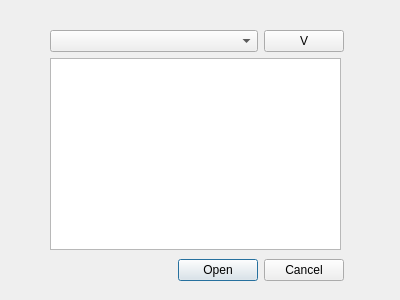
<?xml version="1.0" encoding="UTF-8"?>
<ui version="4.0">
 <class>File_Dialog</class>
 <widget class="QDialog" name="File_Dialog">
  <property name="geometry">
   <rect>
    <x>0</x>
    <y>0</y>
    <width>400</width>
    <height>300</height>
   </rect>
  </property>
  <property name="windowTitle">
   <string>Dialog</string>
  </property>
  <widget class="QWidget" name="">
   <property name="geometry">
    <rect>
     <x>50</x>
     <y>30</y>
     <width>294</width>
     <height>251</height>
    </rect>
   </property>
   <layout class="QVBoxLayout" name="verticalLayout">
    <item>
     <layout class="QHBoxLayout" name="horizontalLayout">
      <item>
       <widget class="QComboBox" name="comboBox">
        <property name="enabled">
         <bool>true</bool>
        </property>
        <property name="sizePolicy">
         <sizepolicy hsizetype="Expanding" vsizetype="Fixed">
          <horstretch>0</horstretch>
          <verstretch>0</verstretch>
         </sizepolicy>
        </property>
       </widget>
      </item>
      <item>
       <widget class="QPushButton" name="switchButton">
        <property name="sizePolicy">
         <sizepolicy hsizetype="Minimum" vsizetype="Fixed">
          <horstretch>0</horstretch>
          <verstretch>0</verstretch>
         </sizepolicy>
        </property>
        <property name="minimumSize">
         <size>
          <width>10</width>
          <height>0</height>
         </size>
        </property>
        <property name="text">
         <string>V</string>
        </property>
       </widget>
      </item>
     </layout>
    </item>
    <item>
     <widget class="QStackedWidget" name="stackedWidget">
      <property name="currentIndex">
       <number>0</number>
      </property>
      <widget class="QWidget" name="page">
       <widget class="QListView" name="listView">
        <property name="geometry">
         <rect>
          <x>0</x>
          <y>0</y>
          <width>291</width>
          <height>192</height>
         </rect>
        </property>
       </widget>
      </widget>
      <widget class="QWidget" name="page_3">
       <widget class="QTableView" name="tableView">
        <property name="geometry">
         <rect>
          <x>0</x>
          <y>0</y>
          <width>291</width>
          <height>192</height>
         </rect>
        </property>
       </widget>
      </widget>
      <widget class="QWidget" name="page_2">
       <widget class="QTreeView" name="treeView">
        <property name="geometry">
         <rect>
          <x>0</x>
          <y>0</y>
          <width>291</width>
          <height>192</height>
         </rect>
        </property>
       </widget>
      </widget>
     </widget>
    </item>
    <item>
     <layout class="QHBoxLayout" name="horizontalLayout_2">
      <item>
       <spacer name="horizontalSpacer">
        <property name="orientation">
         <enum>Qt::Horizontal</enum>
        </property>
        <property name="sizeHint" stdset="0">
         <size>
          <width>128</width>
          <height>20</height>
         </size>
        </property>
       </spacer>
      </item>
      <item>
       <widget class="QDialogButtonBox" name="buttonBox">
        <property name="orientation">
         <enum>Qt::Horizontal</enum>
        </property>
        <property name="standardButtons">
         <set>QDialogButtonBox::Cancel|QDialogButtonBox::Open</set>
        </property>
       </widget>
      </item>
     </layout>
    </item>
   </layout>
  </widget>
 </widget>
 <resources/>
 <connections>
  <connection>
   <sender>buttonBox</sender>
   <signal>accepted()</signal>
   <receiver>File_Dialog</receiver>
   <slot>accept()</slot>
   <hints>
    <hint type="sourcelabel">
     <x>248</x>
     <y>254</y>
    </hint>
    <hint type="destinationlabel">
     <x>157</x>
     <y>274</y>
    </hint>
   </hints>
  </connection>
  <connection>
   <sender>buttonBox</sender>
   <signal>rejected()</signal>
   <receiver>File_Dialog</receiver>
   <slot>reject()</slot>
   <hints>
    <hint type="sourcelabel">
     <x>316</x>
     <y>260</y>
    </hint>
    <hint type="destinationlabel">
     <x>286</x>
     <y>274</y>
    </hint>
   </hints>
  </connection>
 </connections>
</ui>
